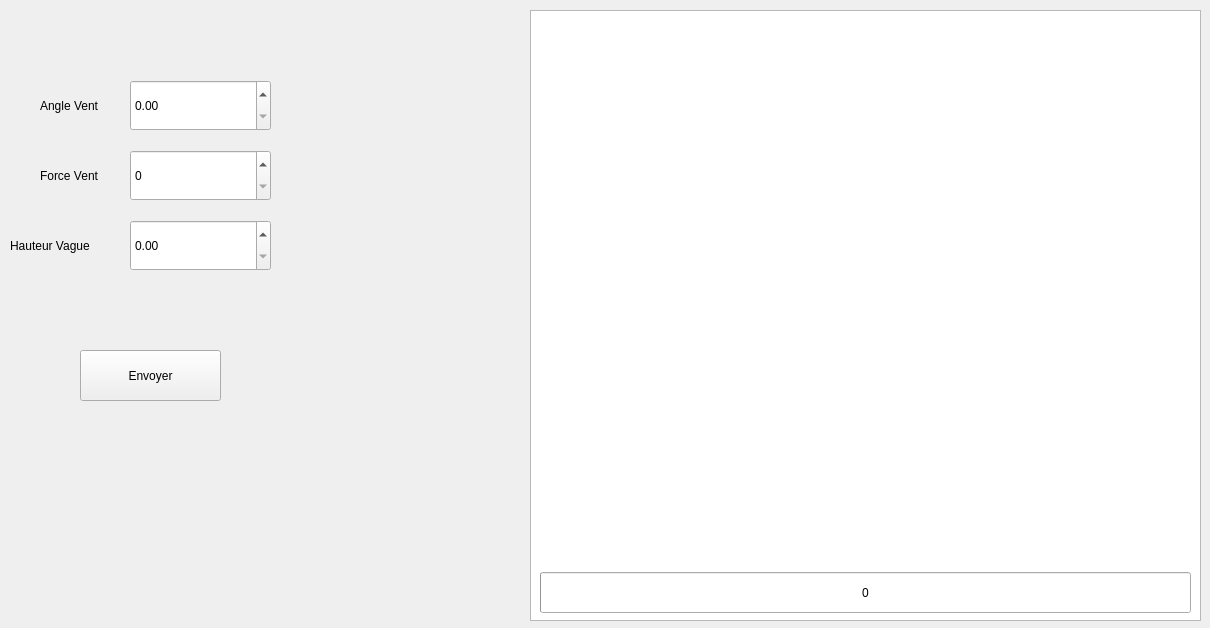
<?xml version="1.0" encoding="UTF-8"?>
<ui version="4.0">
 <class>IHM</class>
 <widget class="QWidget" name="IHM">
  <property name="geometry">
   <rect>
    <x>0</x>
    <y>0</y>
    <width>1210</width>
    <height>628</height>
   </rect>
  </property>
  <property name="windowTitle">
   <string>IHM</string>
  </property>
  <widget class="QPushButton" name="pushButton">
   <property name="geometry">
    <rect>
     <x>80</x>
     <y>350</y>
     <width>141</width>
     <height>51</height>
    </rect>
   </property>
   <property name="text">
    <string>Envoyer</string>
   </property>
  </widget>
  <widget class="QGraphicsView" name="graphicsView">
   <property name="geometry">
    <rect>
     <x>530</x>
     <y>10</y>
     <width>671</width>
     <height>611</height>
    </rect>
   </property>
   <property name="verticalScrollBarPolicy">
    <enum>Qt::ScrollBarAlwaysOff</enum>
   </property>
   <property name="horizontalScrollBarPolicy">
    <enum>Qt::ScrollBarAlwaysOff</enum>
   </property>
   <property name="sceneRect">
    <rectf>
     <x>0.000000000000000</x>
     <y>0.000000000000000</y>
     <width>0.000000000000000</width>
     <height>0.000000000000000</height>
    </rectf>
   </property>
  </widget>
  <widget class="QDoubleSpinBox" name="doubleSpinBox">
   <property name="geometry">
    <rect>
     <x>130</x>
     <y>80</y>
     <width>141</width>
     <height>51</height>
    </rect>
   </property>
   <property name="maximum">
    <double>360.000000000000000</double>
   </property>
  </widget>
  <widget class="QDoubleSpinBox" name="doubleSpinBox_2">
   <property name="geometry">
    <rect>
     <x>130</x>
     <y>220</y>
     <width>141</width>
     <height>51</height>
    </rect>
   </property>
   <property name="maximum">
    <double>20.000000000000000</double>
   </property>
  </widget>
  <widget class="QLabel" name="label">
   <property name="geometry">
    <rect>
     <x>40</x>
     <y>90</y>
     <width>91</width>
     <height>31</height>
    </rect>
   </property>
   <property name="text">
    <string>Angle Vent</string>
   </property>
  </widget>
  <widget class="QLabel" name="label_2">
   <property name="geometry">
    <rect>
     <x>40</x>
     <y>160</y>
     <width>91</width>
     <height>31</height>
    </rect>
   </property>
   <property name="text">
    <string>Force Vent</string>
   </property>
  </widget>
  <widget class="QLabel" name="label_3">
   <property name="geometry">
    <rect>
     <x>10</x>
     <y>230</y>
     <width>121</width>
     <height>31</height>
    </rect>
   </property>
   <property name="text">
    <string>Hauteur Vague</string>
   </property>
  </widget>
  <widget class="QProgressBar" name="progressBar">
   <property name="geometry">
    <rect>
     <x>540</x>
     <y>572</y>
     <width>651</width>
     <height>41</height>
    </rect>
   </property>
   <property name="maximum">
    <number>70</number>
   </property>
   <property name="value">
    <number>0</number>
   </property>
   <property name="format">
    <string>%v</string>
   </property>
  </widget>
  <widget class="QSpinBox" name="spinBox">
   <property name="geometry">
    <rect>
     <x>130</x>
     <y>150</y>
     <width>141</width>
     <height>51</height>
    </rect>
   </property>
   <property name="maximum">
    <number>70</number>
   </property>
  </widget>
  <widget class="QWidget" name="verticalLayoutWidget">
   <property name="geometry">
    <rect>
     <x>299</x>
     <y>10</y>
     <width>211</width>
     <height>191</height>
    </rect>
   </property>
   <layout class="QVBoxLayout" name="verticalLayout"/>
  </widget>
 </widget>
 <resources/>
 <connections/>
</ui>
